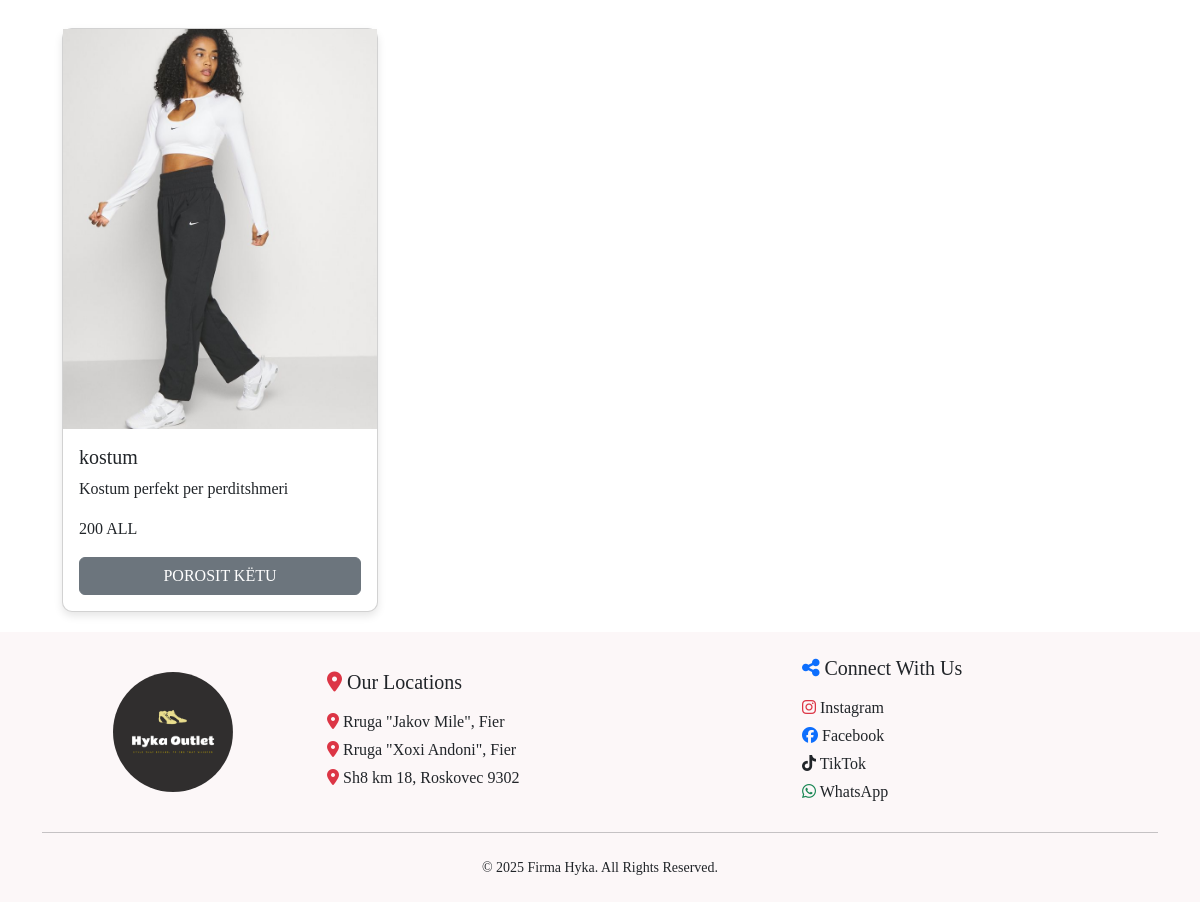
The app's page /item/1, older data.
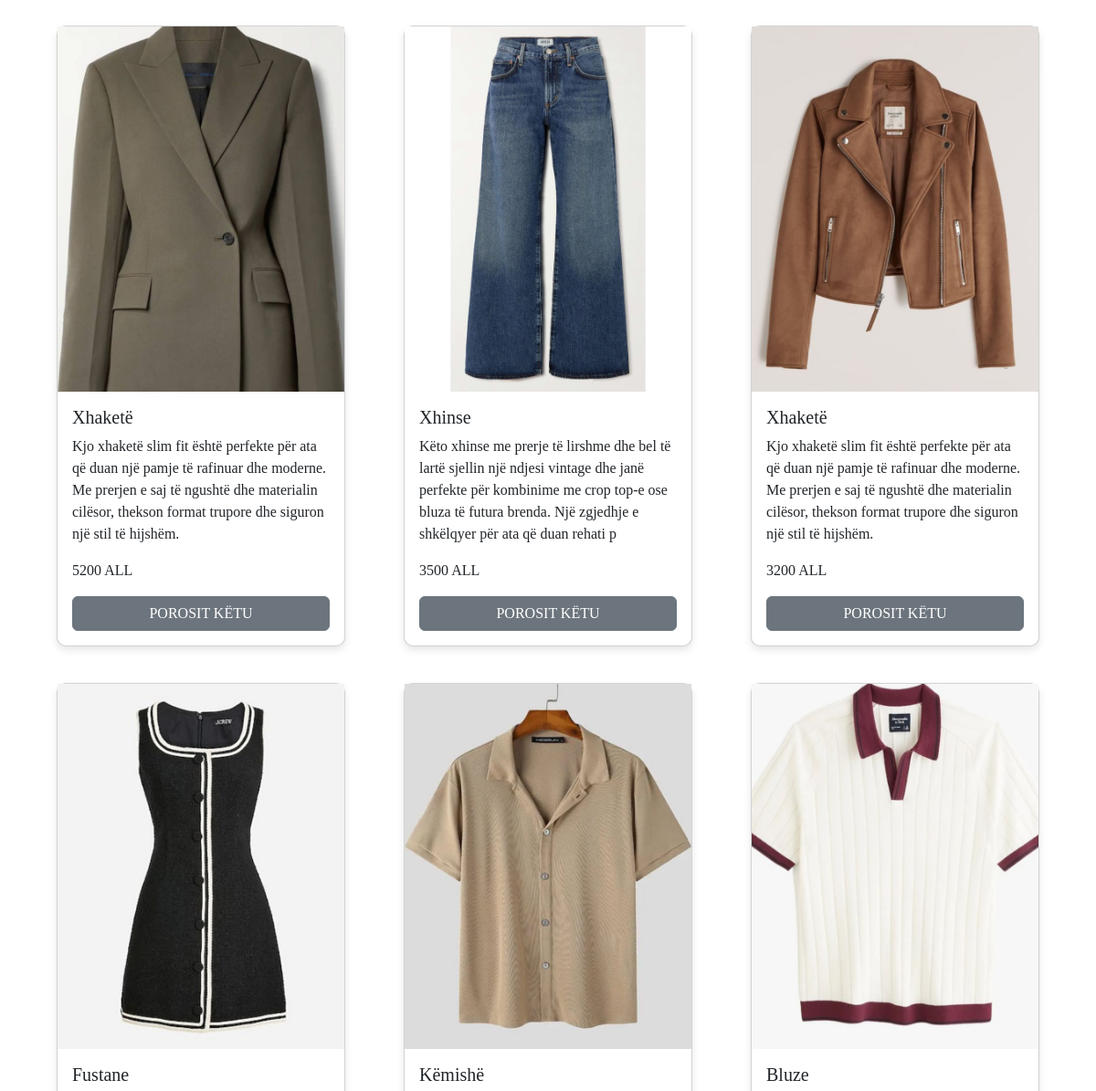
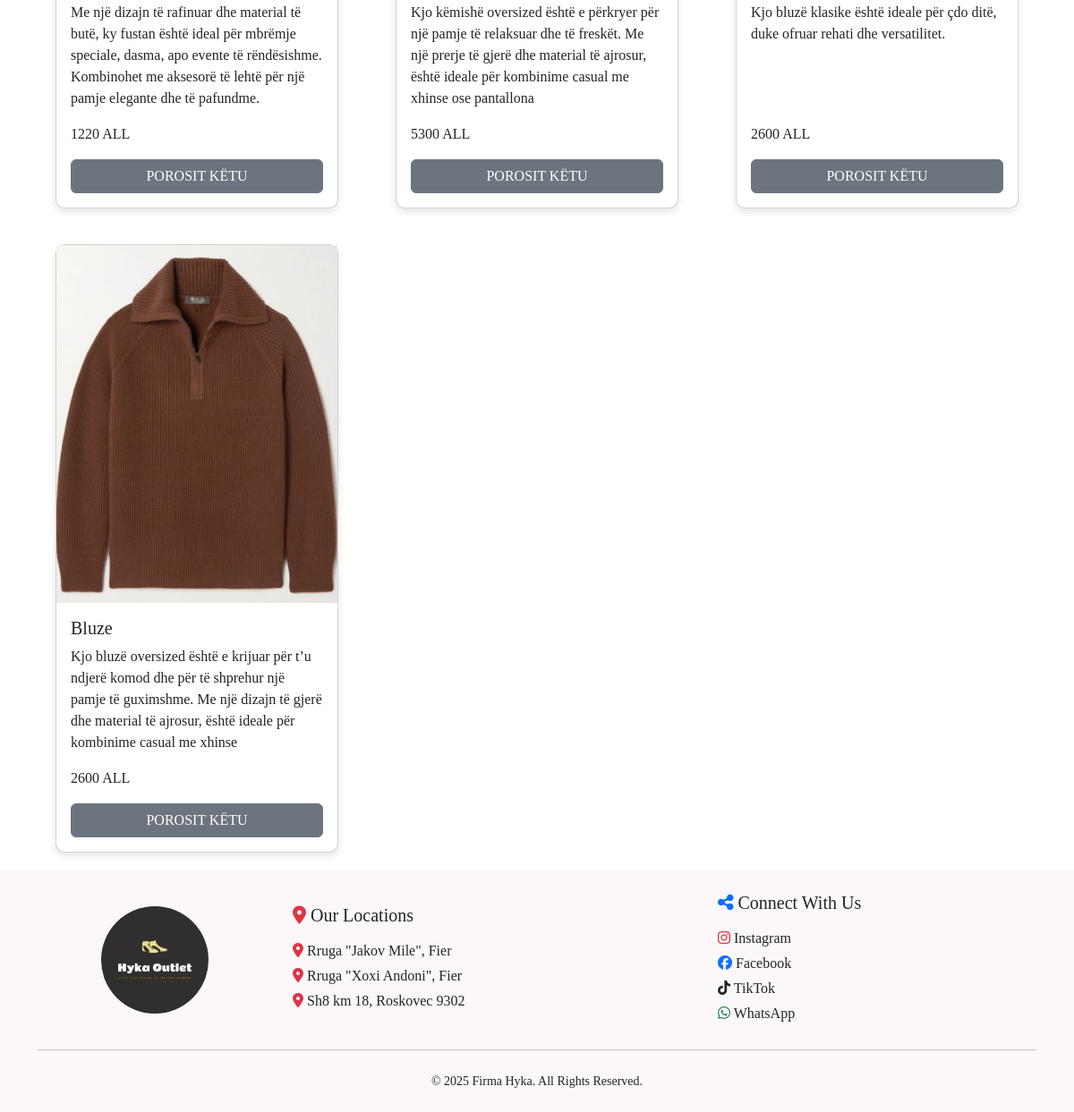
The same page, newer data (2 pictures, top to bottom).
### application/models.py (models this page shows, shortened)
class Product(models.Model):
    product_title = models.CharField(max_length=450,null=True, blank=True)
    product_image = models.ImageField(upload_to="product/", null=True, blank=True )
    product_price=models.DecimalField(max_digits=5,decimal_places=0,null=True, blank=True)
    product_quantity_int= models.IntegerField(null=True, blank=True)
    product_description = models.TextField(max_length=200,null=True, blank=True)
    product_category = models.ForeignKey(Category, on_delete=models.CASCADE, null=True, blank=True)
    product_trade = models.BooleanField(default=False)
    product_new = models.BooleanField(default=False)
    product_category = models.ForeignKey(Category, on_delete=models.CASCADE, null=True, blank=True)
    product_item = models.ForeignKey(Item, on_delete=models.CASCADE, null=True, blank=True)
    product_arrival = models.ForeignKey(Arrival, on_delete=models.CASCADE, null=True, blank=True)

### application/views.py (the view)
# urls.py: path("item/<int:id>", views.item, name="itempage"),
def item(request, id):
    items=Item.objects.get(pk=id)
    ndarja=Product.objects.filter(product_item=items)
    context={"items": items,"ndarja": ndarja}
    return render(request, 'item.html',context)

### application/templates/item.html (shortened to what this page needs)
<!DOCTYPE html>
{% extends 'index.html' %}
{% load static %}
{% block style %}
<link rel="stylesheet" href="{% static 'css/about.css' %}">
{% endblock %}
{% block content %}
<div class="container">
    <div class="row">
        {% for product in ndarja %}
        <div class="col-12 col-md-2 col-lg-4 d-flex">
          <div class="card flex-fill">
            <img src="{{product.product_image.url}}" class="img-fluid d-block" class="card-img-top" alt="..." style="width: 400px;height: 400px; object-fit: cover;">
            <div class="card-body d-flex flex-column justify-content-between">
              <div>
              <h5 class="card-title">{{product.product_title}}</h5>
              <p>{{product.product_description}}</p>
            </div>
            <div>
                <p>{{product.product_price}} ALL</p>
              <a href="{% url 'detailspage' product.pk %}" class="btn btn-secondary w-100">POROSIT KËTU</a>
            </div>
            </div>
          </div>
        </div>
        {% endfor %}
    </div>
</div>
{% endblock %}

### application/templates/index.html (shortened to what this page needs)
<!DOCTYPE html>
{% load static %}
<html lang="en">
<head>
    <link rel="stylesheet" href="https://cdnjs.cloudflare.com/ajax/libs/font-awesome/6.7.1/css/all.min.css"
 />
    <link rel="stylesheet" href="{% static 'css/bootstrap.min.css'%}">
    {% block style %}
    {% endblock %}
</head>
<body>
    {% block content %}
    {% endblock %}
    {% include 'footer.html' %}
</body>
</html>

### application/templates/footer.html
{% load static %}
<footer class="text-dark py-4" style="background-color: rgb(252, 247, 248);">
    <div class="container">
        <div class="row align-items-center">
            <div class="col-12 col-md-3 text-center mb-3 mb-md-0">
                <img src="{% static 'image/brand.png' %}" alt="Brand Logo" class="img-fluid rounded-circle" style="width: 120px; height: auto;">
            </div>
            <div class="col-12 col-md-5 text-center text-md-start">
                <h5 class="mb-3"><i class="fa-solid fa-map-marker-alt text-danger"></i> Our Locations</h5>
                <p class="mb-1"><i class="fa-solid fa-location-dot text-danger"></i> <a href="https://maps.app.goo.gl/dB78hXY1xP1aN97q9" class="text-dark text-decoration-none">Rruga "Jakov Mile", Fier</a></p>
                <p class="mb-1"><i class="fa-solid fa-location-dot text-danger"></i> <a href="https://maps.app.goo.gl/Etk198oJebivkFc3A" class="text-dark text-decoration-none">Rruga "Xoxi Andoni", Fier</a></p>
                <p class="mb-1"><i class="fa-solid fa-location-dot text-danger"></i> <a href="https://maps.app.goo.gl/j5S1ergXnndoTSgq8" class="text-dark text-decoration-none">Sh8 km 18, Roskovec 9302</a></p>
            </div>
            <div class="col-12 col-md-4 text-center text-md-start">
                <h5 class="mb-3"><i class="fa-solid fa-share-nodes text-primary"></i> Connect With Us</h5>
                <p class="mb-1">
                    <a href="https://www.instagram.com/hyka.outlet/" target="_blank" class="text-decoration-none text-dark">
                        <i class="fa-brands fa-instagram text-danger"></i> Instagram
                    </a>
                </p>
                <p class="mb-1">
                    <a href="https://www.facebook.com/HykaOutlet/" target="_blank" class="text-decoration-none text-dark">
                        <i class="fa-brands fa-facebook text-primary"></i> Facebook
                    </a>
                </p>
                <p class="mb-1">
                    <a href="https://www.tiktok.com/@xhes122/" target="_blank" class="text-decoration-none text-dark">
                        <i class="fa-brands fa-tiktok"></i> TikTok
                    </a>
                </p>
                <p class="mb-1">
                    <a href="https://wa.me/+355683102476/" target="_blank" class="text-decoration-none text-dark">
                        <i class="fa-brands fa-whatsapp text-success"></i> WhatsApp
                    </a>
                </p>
            </div>
        </div>
        <hr class="my-4 border-dark">
        <p class="text-center small mb-0 text-dark">© 2025 Firma Hyka. All Rights Reserved.</p>
    </div>
</footer>

### application/static/css/about.css (style rules this page uses)
* { margin: 0; padding: 0; box-sizing: border-box; }
body { line-height: 1.5; font-size: 1em; font-family: Georgia, 'Times New Roman', Times, serif; }

### application/templates/item.html (style rules this page uses)
.card { margin: 20px; border-radius: 10px; box-shadow: 0 4px 8px rgba(0, 0, 0, 0.1); }

Row changes from the older to the newer data that the page shows:
removed Product: product_image (picture), product_title "kostum", product_description "Kostum perfekt per perditshmeri", product_price "200"
added Product: product_image (picture), product_title "Xhaketë", product_description "Kjo xhaketë slim fit është perfekte për ata që duan një pamje të rafinuar dhe moderne. Me prerjen e saj të ngushtë dhe materialin cilësor, thekson format trupore dhe siguron një stil të hijshëm.", product_price "5200"
added Product: product_image (picture), product_title "Xhinse", product_description "Këto xhinse me prerje të lirshme dhe bel të lartë sjellin një ndjesi vintage dhe janë perfekte për kombinime me crop top-e ose bluza të futura brenda. Një zgjedhje e shkëlqyer për ata që duan rehati p", product_price "3500"
added Product: product_image (picture), product_title "Xhaketë", product_description "Kjo xhaketë slim fit është perfekte për ata që duan një pamje të rafinuar dhe moderne. Me prerjen e saj të ngushtë dhe materialin cilësor, thekson format trupore dhe siguron një stil të hijshëm.", product_price "3200"
added Product: product_image (picture), product_title "Fustane", product_description "Me një dizajn të rafinuar dhe material të butë, ky fustan është ideal për mbrëmje speciale, dasma, apo evente të rëndësishme. Kombinohet me aksesorë të lehtë për një pamje elegante dhe të pafundme.", product_price "1220"
added Product: product_image (picture), product_title "Këmishë", product_description "Kjo këmishë oversized është e përkryer për një pamje të relaksuar dhe të freskët. Me një prerje të gjerë dhe material të ajrosur, është ideale për kombinime casual me xhinse ose pantallona", product_price "5300"
added Product: product_image (picture), product_title "Bluze", product_description "Kjo bluzë klasike është ideale për çdo ditë, duke ofruar rehati dhe versatilitet.", product_price "2600"
added Product: product_image (picture), product_title "Bluze", product_description "Kjo bluzë oversized është e krijuar për t’u ndjerë komod dhe për të shprehur një pamje të guximshme. Me një dizajn të gjerë dhe material të ajrosur, është ideale për kombinime casual me xhinse", product_price "2600"
